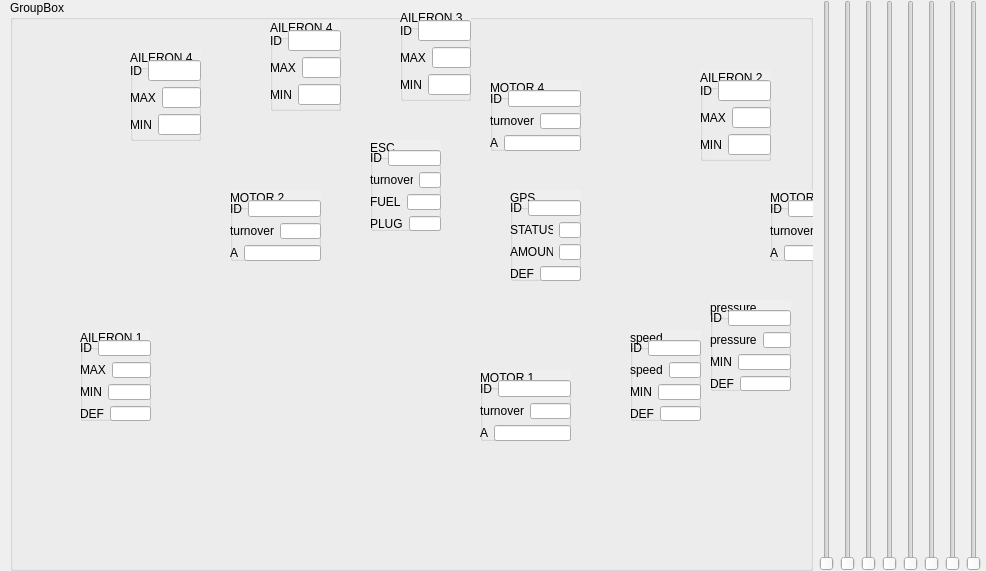
<?xml version="1.0" encoding="UTF-8"?>
<ui version="4.0">
 <class>Form</class>
 <widget class="QWidget" name="Form">
  <property name="windowModality">
   <enum>Qt::ApplicationModal</enum>
  </property>
  <property name="geometry">
   <rect>
    <x>0</x>
    <y>0</y>
    <width>986</width>
    <height>571</height>
   </rect>
  </property>
  <property name="sizePolicy">
   <sizepolicy hsizetype="Preferred" vsizetype="Preferred">
    <horstretch>0</horstretch>
    <verstretch>0</verstretch>
   </sizepolicy>
  </property>
  <property name="windowTitle">
   <string>Form</string>
  </property>
  <property name="autoFillBackground">
   <bool>false</bool>
  </property>
  <widget class="QWidget" name="horizontalLayoutWidget">
   <property name="geometry">
    <rect>
     <x>10</x>
     <y>0</y>
     <width>971</width>
     <height>571</height>
    </rect>
   </property>
   <layout class="QHBoxLayout" name="horizontalLayout_2">
    <item>
     <widget class="QGroupBox" name="groupBox">
      <property name="sizePolicy">
       <sizepolicy hsizetype="MinimumExpanding" vsizetype="Preferred">
        <horstretch>0</horstretch>
        <verstretch>0</verstretch>
       </sizepolicy>
      </property>
      <property name="title">
       <string>GroupBox</string>
      </property>
      <widget class="QLabel" name="label">
       <property name="geometry">
        <rect>
         <x>-20</x>
         <y>-10</y>
         <width>881</width>
         <height>571</height>
        </rect>
       </property>
       <property name="sizePolicy">
        <sizepolicy hsizetype="Preferred" vsizetype="Preferred">
         <horstretch>0</horstretch>
         <verstretch>0</verstretch>
        </sizepolicy>
       </property>
       <property name="styleSheet">
        <string notr="true">background-image: url(:/newPrefix/vtol.jpeg);</string>
       </property>
       <property name="text">
        <string/>
       </property>
       <property name="pixmap">
        <pixmap resource="../res/icons/back.qrc">:/newPrefix/vtol2.jpg</pixmap>
       </property>
       <property name="scaledContents">
        <bool>true</bool>
       </property>
      </widget>
      <widget class="QGroupBox" name="groupBox_5">
       <property name="geometry">
        <rect>
         <x>220</x>
         <y>190</y>
         <width>91</width>
         <height>71</height>
        </rect>
       </property>
       <property name="autoFillBackground">
        <bool>true</bool>
       </property>
       <property name="title">
        <string>MOTOR 2</string>
       </property>
       <widget class="QWidget" name="verticalLayoutWidget_5">
        <property name="geometry">
         <rect>
          <x>0</x>
          <y>10</y>
          <width>91</width>
          <height>61</height>
         </rect>
        </property>
        <layout class="QVBoxLayout" name="verticalLayout_6">
         <item>
          <layout class="QHBoxLayout" name="horizontalLayout_18">
           <item>
            <widget class="QLabel" name="label_19">
             <property name="text">
              <string>ID</string>
             </property>
            </widget>
           </item>
           <item>
            <widget class="QLineEdit" name="lineEdit_17"/>
           </item>
          </layout>
         </item>
         <item>
          <layout class="QHBoxLayout" name="horizontalLayout_19">
           <item>
            <widget class="QLabel" name="label_20">
             <property name="text">
              <string>turnover</string>
             </property>
            </widget>
           </item>
           <item>
            <widget class="QLineEdit" name="lineEdit_18"/>
           </item>
          </layout>
         </item>
         <item>
          <layout class="QHBoxLayout" name="horizontalLayout_21">
           <item>
            <widget class="QLabel" name="label_22">
             <property name="text">
              <string>A</string>
             </property>
            </widget>
           </item>
           <item>
            <widget class="QLineEdit" name="lineEdit_20"/>
           </item>
          </layout>
         </item>
        </layout>
       </widget>
      </widget>
      <widget class="QGroupBox" name="groupBox_6">
       <property name="geometry">
        <rect>
         <x>70</x>
         <y>330</y>
         <width>71</width>
         <height>91</height>
        </rect>
       </property>
       <property name="autoFillBackground">
        <bool>true</bool>
       </property>
       <property name="title">
        <string>AILERON 1</string>
       </property>
       <widget class="QWidget" name="verticalLayoutWidget_6">
        <property name="geometry">
         <rect>
          <x>0</x>
          <y>10</y>
          <width>71</width>
          <height>81</height>
         </rect>
        </property>
        <layout class="QVBoxLayout" name="verticalLayout_7">
         <item>
          <layout class="QHBoxLayout" name="horizontalLayout_22">
           <item>
            <widget class="QLabel" name="label_23">
             <property name="text">
              <string>ID</string>
             </property>
            </widget>
           </item>
           <item>
            <widget class="QLineEdit" name="lineEdit_21"/>
           </item>
          </layout>
         </item>
         <item>
          <layout class="QHBoxLayout" name="horizontalLayout_23">
           <item>
            <widget class="QLabel" name="label_24">
             <property name="text">
              <string>MAX</string>
             </property>
            </widget>
           </item>
           <item>
            <widget class="QLineEdit" name="lineEdit_22"/>
           </item>
          </layout>
         </item>
         <item>
          <layout class="QHBoxLayout" name="horizontalLayout_24">
           <item>
            <widget class="QLabel" name="label_25">
             <property name="text">
              <string>MIN</string>
             </property>
            </widget>
           </item>
           <item>
            <widget class="QLineEdit" name="lineEdit_23"/>
           </item>
          </layout>
         </item>
         <item>
          <layout class="QHBoxLayout" name="horizontalLayout_25">
           <item>
            <widget class="QLabel" name="label_26">
             <property name="text">
              <string>DEF</string>
             </property>
            </widget>
           </item>
           <item>
            <widget class="QLineEdit" name="lineEdit_24"/>
           </item>
          </layout>
         </item>
        </layout>
       </widget>
      </widget>
      <widget class="QGroupBox" name="groupBox_7">
       <property name="geometry">
        <rect>
         <x>690</x>
         <y>70</y>
         <width>71</width>
         <height>91</height>
        </rect>
       </property>
       <property name="autoFillBackground">
        <bool>true</bool>
       </property>
       <property name="title">
        <string>AILERON 2</string>
       </property>
       <widget class="QWidget" name="verticalLayoutWidget_7">
        <property name="geometry">
         <rect>
          <x>0</x>
          <y>10</y>
          <width>71</width>
          <height>101</height>
         </rect>
        </property>
        <layout class="QVBoxLayout" name="verticalLayout_8">
         <item>
          <layout class="QHBoxLayout" name="horizontalLayout_26">
           <item>
            <widget class="QLabel" name="label_27">
             <property name="text">
              <string>ID</string>
             </property>
            </widget>
           </item>
           <item>
            <widget class="QLineEdit" name="lineEdit_25"/>
           </item>
          </layout>
         </item>
         <item>
          <layout class="QHBoxLayout" name="horizontalLayout_27">
           <item>
            <widget class="QLabel" name="label_28">
             <property name="text">
              <string>MAX</string>
             </property>
            </widget>
           </item>
           <item>
            <widget class="QLineEdit" name="lineEdit_26"/>
           </item>
          </layout>
         </item>
         <item>
          <layout class="QHBoxLayout" name="horizontalLayout_28">
           <item>
            <widget class="QLabel" name="label_29">
             <property name="text">
              <string>MIN</string>
             </property>
            </widget>
           </item>
           <item>
            <widget class="QLineEdit" name="lineEdit_27"/>
           </item>
          </layout>
         </item>
         <item>
          <layout class="QHBoxLayout" name="horizontalLayout_29">
           <item>
            <widget class="QLabel" name="label_30">
             <property name="text">
              <string>DEF</string>
             </property>
            </widget>
           </item>
           <item>
            <widget class="QLineEdit" name="lineEdit_28"/>
           </item>
          </layout>
         </item>
        </layout>
       </widget>
      </widget>
      <widget class="QGroupBox" name="groupBox_8">
       <property name="geometry">
        <rect>
         <x>620</x>
         <y>330</y>
         <width>71</width>
         <height>91</height>
        </rect>
       </property>
       <property name="autoFillBackground">
        <bool>true</bool>
       </property>
       <property name="title">
        <string>speed</string>
       </property>
       <widget class="QWidget" name="verticalLayoutWidget_8">
        <property name="geometry">
         <rect>
          <x>0</x>
          <y>10</y>
          <width>71</width>
          <height>81</height>
         </rect>
        </property>
        <layout class="QVBoxLayout" name="verticalLayout_9">
         <item>
          <layout class="QHBoxLayout" name="horizontalLayout_30">
           <item>
            <widget class="QLabel" name="label_31">
             <property name="text">
              <string>ID</string>
             </property>
            </widget>
           </item>
           <item>
            <widget class="QLineEdit" name="lineEdit_29"/>
           </item>
          </layout>
         </item>
         <item>
          <layout class="QHBoxLayout" name="horizontalLayout_31">
           <item>
            <widget class="QLabel" name="label_32">
             <property name="text">
              <string>speed</string>
             </property>
            </widget>
           </item>
           <item>
            <widget class="QLineEdit" name="lineEdit_30"/>
           </item>
          </layout>
         </item>
         <item>
          <layout class="QHBoxLayout" name="horizontalLayout_32">
           <item>
            <widget class="QLabel" name="label_33">
             <property name="text">
              <string>MIN</string>
             </property>
            </widget>
           </item>
           <item>
            <widget class="QLineEdit" name="lineEdit_31"/>
           </item>
          </layout>
         </item>
         <item>
          <layout class="QHBoxLayout" name="horizontalLayout_33">
           <item>
            <widget class="QLabel" name="label_34">
             <property name="text">
              <string>DEF</string>
             </property>
            </widget>
           </item>
           <item>
            <widget class="QLineEdit" name="lineEdit_32"/>
           </item>
          </layout>
         </item>
        </layout>
       </widget>
      </widget>
      <widget class="QGroupBox" name="groupBox_9">
       <property name="geometry">
        <rect>
         <x>700</x>
         <y>300</y>
         <width>81</width>
         <height>91</height>
        </rect>
       </property>
       <property name="autoFillBackground">
        <bool>true</bool>
       </property>
       <property name="title">
        <string>pressure</string>
       </property>
       <widget class="QWidget" name="verticalLayoutWidget_9">
        <property name="geometry">
         <rect>
          <x>0</x>
          <y>10</y>
          <width>81</width>
          <height>81</height>
         </rect>
        </property>
        <layout class="QVBoxLayout" name="verticalLayout_10">
         <item>
          <layout class="QHBoxLayout" name="horizontalLayout_34">
           <item>
            <widget class="QLabel" name="label_35">
             <property name="text">
              <string>ID</string>
             </property>
            </widget>
           </item>
           <item>
            <widget class="QLineEdit" name="lineEdit_33"/>
           </item>
          </layout>
         </item>
         <item>
          <layout class="QHBoxLayout" name="horizontalLayout_35">
           <item>
            <widget class="QLabel" name="label_36">
             <property name="text">
              <string>pressure</string>
             </property>
            </widget>
           </item>
           <item>
            <widget class="QLineEdit" name="lineEdit_34"/>
           </item>
          </layout>
         </item>
         <item>
          <layout class="QHBoxLayout" name="horizontalLayout_36">
           <item>
            <widget class="QLabel" name="label_37">
             <property name="text">
              <string>MIN</string>
             </property>
            </widget>
           </item>
           <item>
            <widget class="QLineEdit" name="lineEdit_35"/>
           </item>
          </layout>
         </item>
         <item>
          <layout class="QHBoxLayout" name="horizontalLayout_37">
           <item>
            <widget class="QLabel" name="label_38">
             <property name="text">
              <string>DEF</string>
             </property>
            </widget>
           </item>
           <item>
            <widget class="QLineEdit" name="lineEdit_36"/>
           </item>
          </layout>
         </item>
        </layout>
       </widget>
      </widget>
      <widget class="QGroupBox" name="groupBox_10">
       <property name="geometry">
        <rect>
         <x>500</x>
         <y>190</y>
         <width>71</width>
         <height>91</height>
        </rect>
       </property>
       <property name="autoFillBackground">
        <bool>true</bool>
       </property>
       <property name="title">
        <string>GPS</string>
       </property>
       <widget class="QWidget" name="verticalLayoutWidget_10">
        <property name="geometry">
         <rect>
          <x>0</x>
          <y>10</y>
          <width>71</width>
          <height>81</height>
         </rect>
        </property>
        <layout class="QVBoxLayout" name="verticalLayout_11">
         <item>
          <layout class="QHBoxLayout" name="horizontalLayout_38">
           <item>
            <widget class="QLabel" name="label_39">
             <property name="text">
              <string>ID</string>
             </property>
            </widget>
           </item>
           <item>
            <widget class="QLineEdit" name="lineEdit_37"/>
           </item>
          </layout>
         </item>
         <item>
          <layout class="QHBoxLayout" name="horizontalLayout_39">
           <item>
            <widget class="QLabel" name="label_40">
             <property name="text">
              <string>STATUS</string>
             </property>
            </widget>
           </item>
           <item>
            <widget class="QLineEdit" name="lineEdit_38"/>
           </item>
          </layout>
         </item>
         <item>
          <layout class="QHBoxLayout" name="horizontalLayout_40">
           <item>
            <widget class="QLabel" name="label_41">
             <property name="text">
              <string>AMOUNT</string>
             </property>
            </widget>
           </item>
           <item>
            <widget class="QLineEdit" name="lineEdit_39"/>
           </item>
          </layout>
         </item>
         <item>
          <layout class="QHBoxLayout" name="horizontalLayout_41">
           <item>
            <widget class="QLabel" name="label_42">
             <property name="text">
              <string>DEF</string>
             </property>
            </widget>
           </item>
           <item>
            <widget class="QLineEdit" name="lineEdit_40"/>
           </item>
          </layout>
         </item>
        </layout>
       </widget>
      </widget>
      <widget class="QGroupBox" name="groupBox_11">
       <property name="geometry">
        <rect>
         <x>360</x>
         <y>140</y>
         <width>71</width>
         <height>91</height>
        </rect>
       </property>
       <property name="autoFillBackground">
        <bool>true</bool>
       </property>
       <property name="title">
        <string>ESC</string>
       </property>
       <widget class="QWidget" name="verticalLayoutWidget_11">
        <property name="geometry">
         <rect>
          <x>0</x>
          <y>10</y>
          <width>71</width>
          <height>81</height>
         </rect>
        </property>
        <layout class="QVBoxLayout" name="verticalLayout_12">
         <item>
          <layout class="QHBoxLayout" name="horizontalLayout_42">
           <item>
            <widget class="QLabel" name="label_43">
             <property name="text">
              <string>ID</string>
             </property>
            </widget>
           </item>
           <item>
            <widget class="QLineEdit" name="lineEdit_41"/>
           </item>
          </layout>
         </item>
         <item>
          <layout class="QHBoxLayout" name="horizontalLayout_43">
           <item>
            <widget class="QLabel" name="label_44">
             <property name="text">
              <string>turnover</string>
             </property>
            </widget>
           </item>
           <item>
            <widget class="QLineEdit" name="lineEdit_42"/>
           </item>
          </layout>
         </item>
         <item>
          <layout class="QHBoxLayout" name="horizontalLayout_44">
           <item>
            <widget class="QLabel" name="label_45">
             <property name="text">
              <string>FUEL</string>
             </property>
            </widget>
           </item>
           <item>
            <widget class="QLineEdit" name="lineEdit_43"/>
           </item>
          </layout>
         </item>
         <item>
          <layout class="QHBoxLayout" name="horizontalLayout_45">
           <item>
            <widget class="QLabel" name="label_46">
             <property name="text">
              <string>PLUG</string>
             </property>
            </widget>
           </item>
           <item>
            <widget class="QLineEdit" name="lineEdit_44"/>
           </item>
          </layout>
         </item>
        </layout>
       </widget>
      </widget>
      <widget class="QGroupBox" name="groupBox_12">
       <property name="geometry">
        <rect>
         <x>260</x>
         <y>20</y>
         <width>71</width>
         <height>91</height>
        </rect>
       </property>
       <property name="autoFillBackground">
        <bool>true</bool>
       </property>
       <property name="title">
        <string>AILERON 4</string>
       </property>
       <widget class="QWidget" name="verticalLayoutWidget_12">
        <property name="geometry">
         <rect>
          <x>0</x>
          <y>10</y>
          <width>71</width>
          <height>101</height>
         </rect>
        </property>
        <layout class="QVBoxLayout" name="verticalLayout_13">
         <item>
          <layout class="QHBoxLayout" name="horizontalLayout_46">
           <item>
            <widget class="QLabel" name="label_47">
             <property name="text">
              <string>ID</string>
             </property>
            </widget>
           </item>
           <item>
            <widget class="QLineEdit" name="lineEdit_45"/>
           </item>
          </layout>
         </item>
         <item>
          <layout class="QHBoxLayout" name="horizontalLayout_47">
           <item>
            <widget class="QLabel" name="label_48">
             <property name="text">
              <string>MAX</string>
             </property>
            </widget>
           </item>
           <item>
            <widget class="QLineEdit" name="lineEdit_46"/>
           </item>
          </layout>
         </item>
         <item>
          <layout class="QHBoxLayout" name="horizontalLayout_48">
           <item>
            <widget class="QLabel" name="label_49">
             <property name="text">
              <string>MIN</string>
             </property>
            </widget>
           </item>
           <item>
            <widget class="QLineEdit" name="lineEdit_47"/>
           </item>
          </layout>
         </item>
         <item>
          <layout class="QHBoxLayout" name="horizontalLayout_49">
           <item>
            <widget class="QLabel" name="label_50">
             <property name="text">
              <string>DEF</string>
             </property>
            </widget>
           </item>
           <item>
            <widget class="QLineEdit" name="lineEdit_48"/>
           </item>
          </layout>
         </item>
        </layout>
       </widget>
      </widget>
      <widget class="QGroupBox" name="groupBox_13">
       <property name="geometry">
        <rect>
         <x>390</x>
         <y>10</y>
         <width>71</width>
         <height>91</height>
        </rect>
       </property>
       <property name="autoFillBackground">
        <bool>true</bool>
       </property>
       <property name="title">
        <string>AILERON 3</string>
       </property>
       <widget class="QWidget" name="verticalLayoutWidget_14">
        <property name="geometry">
         <rect>
          <x>0</x>
          <y>10</y>
          <width>71</width>
          <height>101</height>
         </rect>
        </property>
        <layout class="QVBoxLayout" name="verticalLayout_15">
         <item>
          <layout class="QHBoxLayout" name="horizontalLayout_54">
           <item>
            <widget class="QLabel" name="label_55">
             <property name="text">
              <string>ID</string>
             </property>
            </widget>
           </item>
           <item>
            <widget class="QLineEdit" name="lineEdit_53"/>
           </item>
          </layout>
         </item>
         <item>
          <layout class="QHBoxLayout" name="horizontalLayout_55">
           <item>
            <widget class="QLabel" name="label_56">
             <property name="text">
              <string>MAX</string>
             </property>
            </widget>
           </item>
           <item>
            <widget class="QLineEdit" name="lineEdit_54"/>
           </item>
          </layout>
         </item>
         <item>
          <layout class="QHBoxLayout" name="horizontalLayout_56">
           <item>
            <widget class="QLabel" name="label_57">
             <property name="text">
              <string>MIN</string>
             </property>
            </widget>
           </item>
           <item>
            <widget class="QLineEdit" name="lineEdit_55"/>
           </item>
          </layout>
         </item>
         <item>
          <layout class="QHBoxLayout" name="horizontalLayout_57">
           <item>
            <widget class="QLabel" name="label_58">
             <property name="text">
              <string>DEF</string>
             </property>
            </widget>
           </item>
           <item>
            <widget class="QLineEdit" name="lineEdit_56"/>
           </item>
          </layout>
         </item>
        </layout>
       </widget>
      </widget>
      <widget class="QGroupBox" name="groupBox_14">
       <property name="geometry">
        <rect>
         <x>120</x>
         <y>50</y>
         <width>71</width>
         <height>91</height>
        </rect>
       </property>
       <property name="autoFillBackground">
        <bool>true</bool>
       </property>
       <property name="title">
        <string>AILERON 4</string>
       </property>
       <widget class="QWidget" name="verticalLayoutWidget_15">
        <property name="geometry">
         <rect>
          <x>0</x>
          <y>10</y>
          <width>71</width>
          <height>101</height>
         </rect>
        </property>
        <layout class="QVBoxLayout" name="verticalLayout_16">
         <item>
          <layout class="QHBoxLayout" name="horizontalLayout_58">
           <item>
            <widget class="QLabel" name="label_59">
             <property name="text">
              <string>ID</string>
             </property>
            </widget>
           </item>
           <item>
            <widget class="QLineEdit" name="lineEdit_57"/>
           </item>
          </layout>
         </item>
         <item>
          <layout class="QHBoxLayout" name="horizontalLayout_59">
           <item>
            <widget class="QLabel" name="label_60">
             <property name="text">
              <string>MAX</string>
             </property>
            </widget>
           </item>
           <item>
            <widget class="QLineEdit" name="lineEdit_58"/>
           </item>
          </layout>
         </item>
         <item>
          <layout class="QHBoxLayout" name="horizontalLayout_60">
           <item>
            <widget class="QLabel" name="label_61">
             <property name="text">
              <string>MIN</string>
             </property>
            </widget>
           </item>
           <item>
            <widget class="QLineEdit" name="lineEdit_59"/>
           </item>
          </layout>
         </item>
         <item>
          <layout class="QHBoxLayout" name="horizontalLayout_61">
           <item>
            <widget class="QLabel" name="label_62">
             <property name="text">
              <string>DEF</string>
             </property>
            </widget>
           </item>
           <item>
            <widget class="QLineEdit" name="lineEdit_60"/>
           </item>
          </layout>
         </item>
        </layout>
       </widget>
      </widget>
      <widget class="QGroupBox" name="groupBox_15">
       <property name="geometry">
        <rect>
         <x>470</x>
         <y>370</y>
         <width>91</width>
         <height>71</height>
        </rect>
       </property>
       <property name="autoFillBackground">
        <bool>true</bool>
       </property>
       <property name="title">
        <string>MOTOR 1</string>
       </property>
       <widget class="QWidget" name="verticalLayoutWidget_16">
        <property name="geometry">
         <rect>
          <x>0</x>
          <y>10</y>
          <width>91</width>
          <height>61</height>
         </rect>
        </property>
        <layout class="QVBoxLayout" name="verticalLayout_17">
         <item>
          <layout class="QHBoxLayout" name="horizontalLayout_20">
           <item>
            <widget class="QLabel" name="label_21">
             <property name="text">
              <string>ID</string>
             </property>
            </widget>
           </item>
           <item>
            <widget class="QLineEdit" name="lineEdit_19"/>
           </item>
          </layout>
         </item>
         <item>
          <layout class="QHBoxLayout" name="horizontalLayout_62">
           <item>
            <widget class="QLabel" name="label_63">
             <property name="text">
              <string>turnover</string>
             </property>
            </widget>
           </item>
           <item>
            <widget class="QLineEdit" name="lineEdit_61"/>
           </item>
          </layout>
         </item>
         <item>
          <layout class="QHBoxLayout" name="horizontalLayout_63">
           <item>
            <widget class="QLabel" name="label_64">
             <property name="text">
              <string>A</string>
             </property>
            </widget>
           </item>
           <item>
            <widget class="QLineEdit" name="lineEdit_62"/>
           </item>
          </layout>
         </item>
        </layout>
       </widget>
      </widget>
      <widget class="QGroupBox" name="groupBox_16">
       <property name="geometry">
        <rect>
         <x>760</x>
         <y>190</y>
         <width>91</width>
         <height>71</height>
        </rect>
       </property>
       <property name="autoFillBackground">
        <bool>true</bool>
       </property>
       <property name="title">
        <string>MOTOR 3</string>
       </property>
       <widget class="QWidget" name="verticalLayoutWidget_17">
        <property name="geometry">
         <rect>
          <x>0</x>
          <y>10</y>
          <width>91</width>
          <height>61</height>
         </rect>
        </property>
        <layout class="QVBoxLayout" name="verticalLayout_18">
         <item>
          <layout class="QHBoxLayout" name="horizontalLayout_64">
           <item>
            <widget class="QLabel" name="label_65">
             <property name="text">
              <string>ID</string>
             </property>
            </widget>
           </item>
           <item>
            <widget class="QLineEdit" name="lineEdit_63"/>
           </item>
          </layout>
         </item>
         <item>
          <layout class="QHBoxLayout" name="horizontalLayout_65">
           <item>
            <widget class="QLabel" name="label_66">
             <property name="text">
              <string>turnover</string>
             </property>
            </widget>
           </item>
           <item>
            <widget class="QLineEdit" name="lineEdit_64"/>
           </item>
          </layout>
         </item>
         <item>
          <layout class="QHBoxLayout" name="horizontalLayout_66">
           <item>
            <widget class="QLabel" name="label_67">
             <property name="text">
              <string>A</string>
             </property>
            </widget>
           </item>
           <item>
            <widget class="QLineEdit" name="lineEdit_65"/>
           </item>
          </layout>
         </item>
        </layout>
       </widget>
      </widget>
      <widget class="QGroupBox" name="groupBox_17">
       <property name="geometry">
        <rect>
         <x>480</x>
         <y>80</y>
         <width>91</width>
         <height>71</height>
        </rect>
       </property>
       <property name="autoFillBackground">
        <bool>true</bool>
       </property>
       <property name="title">
        <string>MOTOR 4</string>
       </property>
       <widget class="QWidget" name="verticalLayoutWidget_18">
        <property name="geometry">
         <rect>
          <x>0</x>
          <y>10</y>
          <width>91</width>
          <height>61</height>
         </rect>
        </property>
        <layout class="QVBoxLayout" name="verticalLayout_19">
         <item>
          <layout class="QHBoxLayout" name="horizontalLayout_67">
           <item>
            <widget class="QLabel" name="label_68">
             <property name="text">
              <string>ID</string>
             </property>
            </widget>
           </item>
           <item>
            <widget class="QLineEdit" name="lineEdit_66"/>
           </item>
          </layout>
         </item>
         <item>
          <layout class="QHBoxLayout" name="horizontalLayout_68">
           <item>
            <widget class="QLabel" name="label_69">
             <property name="text">
              <string>turnover</string>
             </property>
            </widget>
           </item>
           <item>
            <widget class="QLineEdit" name="lineEdit_67"/>
           </item>
          </layout>
         </item>
         <item>
          <layout class="QHBoxLayout" name="horizontalLayout_69">
           <item>
            <widget class="QLabel" name="label_70">
             <property name="text">
              <string>A</string>
             </property>
            </widget>
           </item>
           <item>
            <widget class="QLineEdit" name="lineEdit_68"/>
           </item>
          </layout>
         </item>
        </layout>
       </widget>
      </widget>
     </widget>
    </item>
    <item>
     <layout class="QVBoxLayout" name="verticalLayout_2">
      <item>
       <layout class="QHBoxLayout" name="horizontalLayout_3">
        <item>
         <widget class="QSlider" name="verticalSlider_3">
          <property name="orientation">
           <enum>Qt::Vertical</enum>
          </property>
         </widget>
        </item>
        <item>
         <widget class="QSlider" name="verticalSlider_4">
          <property name="orientation">
           <enum>Qt::Vertical</enum>
          </property>
         </widget>
        </item>
        <item>
         <widget class="QSlider" name="verticalSlider_5">
          <property name="orientation">
           <enum>Qt::Vertical</enum>
          </property>
         </widget>
        </item>
        <item>
         <widget class="QSlider" name="verticalSlider_8">
          <property name="orientation">
           <enum>Qt::Vertical</enum>
          </property>
         </widget>
        </item>
        <item>
         <widget class="QSlider" name="verticalSlider_7">
          <property name="orientation">
           <enum>Qt::Vertical</enum>
          </property>
         </widget>
        </item>
        <item>
         <widget class="QSlider" name="verticalSlider_2">
          <property name="orientation">
           <enum>Qt::Vertical</enum>
          </property>
         </widget>
        </item>
        <item>
         <widget class="QSlider" name="verticalSlider_6">
          <property name="orientation">
           <enum>Qt::Vertical</enum>
          </property>
         </widget>
        </item>
        <item>
         <widget class="QSlider" name="verticalSlider">
          <property name="orientation">
           <enum>Qt::Vertical</enum>
          </property>
         </widget>
        </item>
       </layout>
      </item>
     </layout>
    </item>
   </layout>
  </widget>
 </widget>
 <resources>
  <include location="../res/icons/back.qrc"/>
 </resources>
 <connections/>
</ui>
